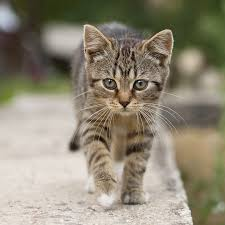
#> input picture css_dithering/create_css/kitten.jpeg, 225 x 225 px, found by its file name
$ python create_css.py
#> lines starting #> are read from the running program, lines starting #| are printed output that depends on the picture
from PIL import Image, ImageDraw # Needed for image manipulation
import webcolors # needed to rename rgb colors to css named colors

class Point:
    # A Point just stores it's position and color with the
    # beifit of easily being able to use it for a string that
    # works as a css box-shadow.
    def __init__(self, x, y, color):
        self.x = x
        self.y = y
        self.color = color
    def __str__(self):
        return "{}px {}px {}".format(self.x, self.y, self.color)

def pointsToCSS(points):
    # pointsToCSS takes a list of points and returns CSS for
    # the background color and box shadows.
    out = ""
    # if there is a point with pos 0,0 have the background
    # color be it's color. If not the background color should
    # be transparent.
    originPointSet = False
    originPoint = 0
    for point in points:
        if point.x == 0 and point.y == 0:
            out += "background-color: " + point.color
            originPointSet = True
            originPoint = point
            break
    if not originPointSet:
        out += "background-color: transparent"

    # For each additional point add a box shadow.
    out += ";\n  box-shadow: "
    for point in points:
        if not (point.x == 0 and point.y == 0):
            out += str(point) + ",\n    "
    out = out[:-6]+";"
    return out

def rgb_to_css_color(rgb):
    # rgb to css color uses webcolor to see if there is a named
    # css color equivilent to the rgb color passed in, and if not
    # returns a string in the form "rgb(1,2,3)"
    try:
        return webcolors.rgb_to_name(rgb)
    except ValueError:
        return "rgb"+str(rgb)

scale = 4 # scale is how much image is scaled from the jpeg to CSS.
          # having the css image bigger allows us to show off that
          # the image is dithered by using a border radius to turn
          # each css "pixel" (box-shadow) into a circle.
css_template = """
div.kitten {{
  width: {}px;
  height: {}px;
  border-radius: 50%;
  {}
}}
""" # The css_template for the CSS. Scale gets put in the first
    # two {}s, and the background color and box shadows get put
    # in the last {}.


# Opens up the image of the kitten
kitten = Image.open("css_dithering/create_css/kitten.jpeg")
#> kitten is the input picture: PIL image 225x225 RGB; mean R, G, B 143.3, 136.1, 118
kitten.show()
imageSize = kitten.size
#> imageSize = (225, 225)

# Creates a new blank image.
outImage = Image.new('RGB', imageSize, (255, 255, 255))
#> outImage: PIL image 225x225 RGB; every value is 255

# Loads the images pixels so they can be manipulated.
outPixels = outImage.load()
inPixels = kitten.load()

# Creates an empty list of points. (see Point class)
points = []

# Sets up number of colors used in dithering
numColors = 4
colorFactor = numColors-1

# Next block does the dithering and adds points to the points list.

# Loop through all pixel indexes.
for y in range(imageSize[1]):
    for x in range(imageSize[0]):

        # Get the original pixel, round it to the nearest color in the pallet,
        # then get the error between the actual pixel's color and the color that
        # was used.
        inPixel = kitten.getpixel((x,y))
        outPixel = tuple(map(lambda x: int(round(x*colorFactor/255)*255/colorFactor), inPixel))
        pixelError = tuple(map(lambda a, b: a-b, inPixel, outPixel))

        # The next block moves the error to the surrounding pixels as per the
        # Floyd-Steinberg image dithering algorithm.

        # The tupplets in the list contain: the x offset, the y offset,
        # and the amount of error to be transferred to the pixel with that
        # displacement.
        for offset in [(1,0,7/16), (-1,1,3/16), (0,1,5/16), (1,1,1/16)]:
            # Gets the absulote value of the pixel to add the error to
            # using the current position and the offset.
            moveErrorToX = x+offset[0]
            moveErrorToY = y+offset[1]

            # Checks the pixel to add the error to is in the image.
            if moveErrorToX > 0 and moveErrorToX < imageSize[0] \
            and moveErrorToY > 0 and moveErrorToY < imageSize[1]:
                # Adds error to the pixel.
                oldPixel = kitten.getpixel((moveErrorToX, moveErrorToY))
                newPixel = tuple(map(lambda a, b: a + int(b * offset[2]), oldPixel, pixelError))
                inPixels[moveErrorToX, moveErrorToY] = newPixel

        # Writes outPixel to the image
        outPixels[x,y] = outPixel

        # Adds a point with the color of outPixel and correct position to points.
        points.append(Point(x*scale, y*scale, rgb_to_css_color(outPixel)))

# shows the output image.
outImage.show()
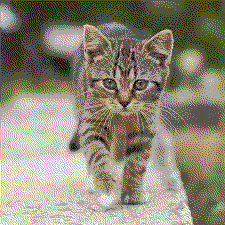
#> shown: PIL image 225x225 RGB; mean R, G, B 143.5, 136.2, 117.9

# Takes out all white points, as background is allready white.
points = list(filter(lambda a: a.color != "white", points))

# Creates the final CSS by formatting the css_template.
css = css_template.format(scale, scale, pointsToCSS(points))
#> the loop in pointsToCSS, `for point in points:` made 1 pass

#print(css)

# Writes the CSS to kitten.css
with open("css_dithering/kitten.css", 'w') as css_file:
    css_file.write(css)
